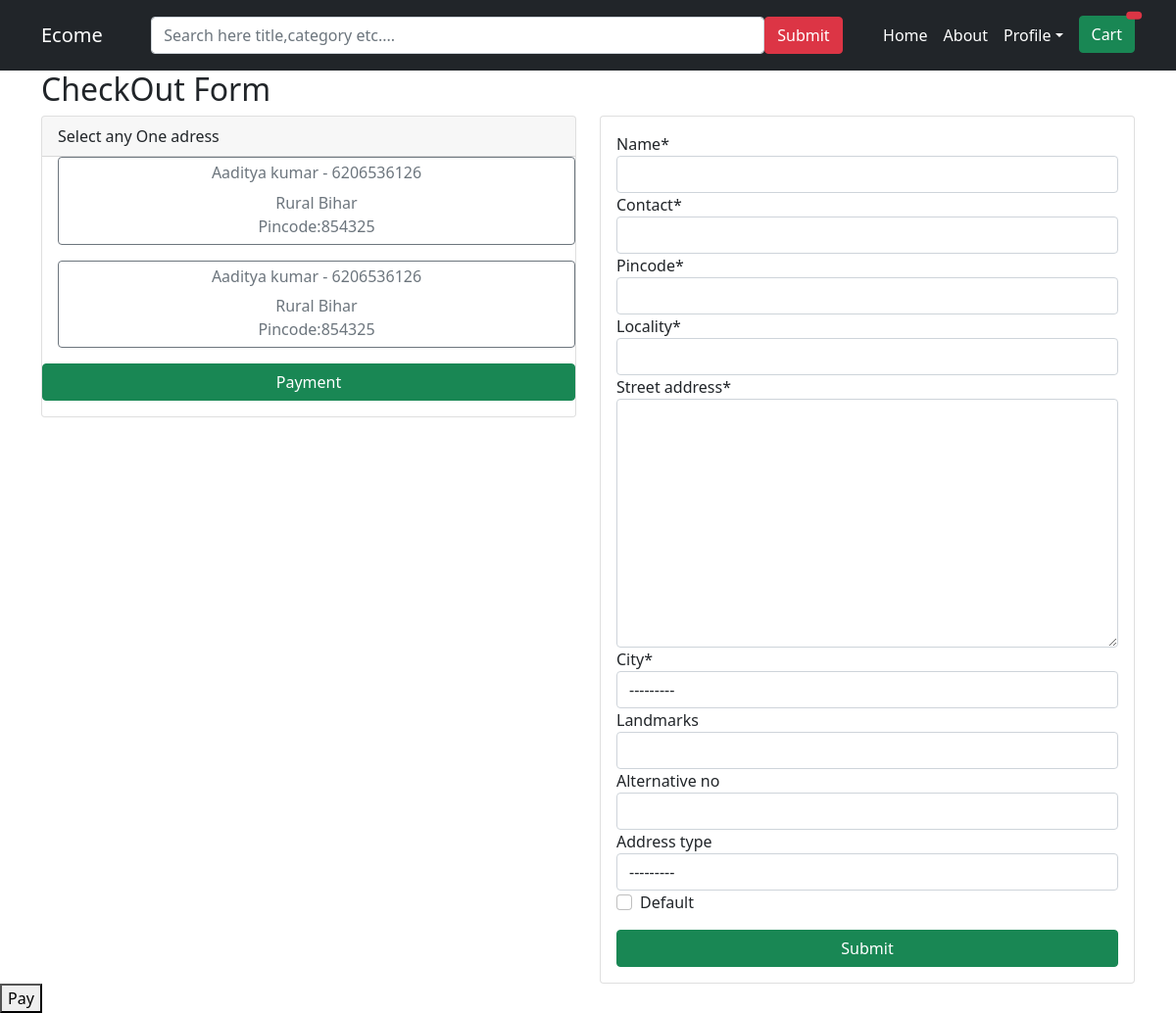
Screenshot of /checkout/ (signed in) with the database file from the repository.
### core/models.py (models this page shows)
class Address(models.Model):
    user = models.ForeignKey(settings.AUTH_USER_MODEL,on_delete=models.CASCADE)
    name=models.CharField(max_length=200)
    contact=models.IntegerField()
    pincode=models.IntegerField()
    locality=models.CharField(max_length=200)
    street_address=models.TextField()
    city=models.CharField(choices=CITY_CHOICE,max_length=20)
    city=models.CharField(choices=STATE_CHOICE,max_length=20)
    landmarks=models.CharField(max_length=200,blank=True,null=True)
    alternative_no=models.IntegerField(blank=True,null=True)
    address_type=models.CharField(choices=ADDRESS_CHOICE,blank=True,null=True,max_length=1)
    default=models.BooleanField(default=False)
    class Meta:
        verbose_name_plural="Addresses"

### core/views.py (the view, shortened to what this page needs)
# urls.py: path("checkout/",CheckoutView.as_view(),name="checkout"),
class CheckoutView(View):
    def get(self,*args, **kwargs):
        address=Address.objects.filter(user=self.request.user)
        context={}
        try:
            order=Order.objects.get(user=self.request.user,ordered=False)
            form=CheckoutForm()
            amount = order.get_payable_amount() * 100
            currency = "INR"
            DATA = {
                "amount": amount,
                "currency": currency,
            }
            order_id = razorpay_client.order.create(data=DATA)
            context["order"] = order
            context["form"] = form
            context["address"] = address
            context["razorpay_key"] = settings.RAZOR_KEY_ID
            context["amount"] = order.get_payable_amount()
            context["order_id"] = order_id["id"]
            return render(
                self.request,
                "checkout.html",
                context=context,
            )
        except ObjectDoesNotExist:
            return redirect("core:checkout")

### core/forms.py
class CheckoutForm(forms.ModelForm):
    class Meta:
        model= Address
        exclude=("user",)

### core/models.py (called while the page is built)
    def get_total_discount_price(self):
        return self.qty * self.item.discount_price

    def get_final_price(self):
        if self.item.discount_price:
            return self.get_total_discount_price()
        else:
            return self.get_total_price()

    def get_total(self):
        total=0
        for order_item in self.items.all():
            total +=order_item.get_final_price()
        if self.coupon:
            total -= self.coupon.amount
        return total

    def get_total_tax(self):
        total=self.get_total()
        return round(0.18 * total)

    def get_payable_amount(self):
        return self.get_total_tax() + self.get_total()

### core/templates/checkout.html (shortened to what this page needs)
{% extends 'base.html' %}
{% load crispy_forms_tags %}
{% block content %}
<div class="container">
    <h2>CheckOut Form</h2>
    <div class="row">
        <div class="col-lg-6">
            <div class="card">
                <div class="card-header">Select any One adress</div>
                <form action="{% url 'core:save_Address_Action' %}" method="POST">
                    {% for i in address %}
                    <div class="mb-3 ms-3">
                            <label class="btn btn-outline-secondary w-100" for="i{{forloop.counter}}">
                                <h6>{{i.name}} - {{i.contact}}</h6>
                                <p class="m-0">{{i.locality}} {{i.get_city_display}} {{i.get_state_display}}</p>
                                <p class="m-0">Pincode:{{i.pincode}}</p>
                            </label>
                    </div>
                    {% endfor %}
                    <div class="mb-3">
                        <input type="submit" class="btn btn-success w-100" value="Payment" name="save_address_btn">
                    </div>
                </form>
            </div>
        </div>
        <div class="col-lg-6">
            <div class="card">
                <div class="card-body">
                    <form action="" method="post">
                        {{form|crispy}}
                        <div class="mt-3">
                            <input type="submit" class="btn btn-success w-100" v>
                        </div>
                    </form>
                </div>
            </div>
        </div>
    </div>
</div>
<button id="rzp-button1">Pay</button>
{% endblock  %}

### rows the page displays
Address: name "Aaditya kumar", contact "6206536126", locality "Rural", city "Bihar", pincode "854325"
Address: name "Aaditya kumar", contact "6206536126", locality "Rural", city "Bihar", pincode "854325"
